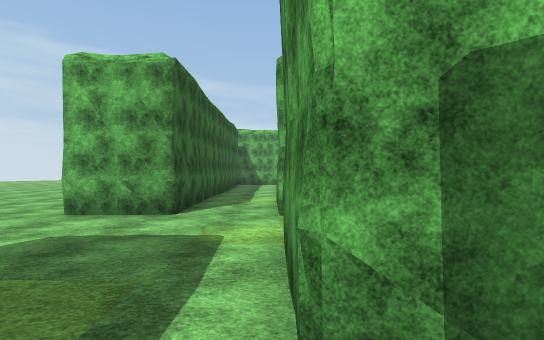
View 1 (above)

24 first-person views from a walk through a 3-D level made in the Unity game engine. The camera is 1.5 m above the floor, looks level and sees 85° across. The floor is counted in squares, 2 m on a side. Each view is taken from the middle of a square. On the plan, view 1 faces up. The plan holds only what a view shows up to about 10 squares ahead; the rest is blank. The place goes on beyond the plan. Some trees and plants on the terrain are drawn as simple stand-ins. The player character is not drawn. Door leaves are left out, so doorways stand open. Some surface patterns are stand-ins.

View 2
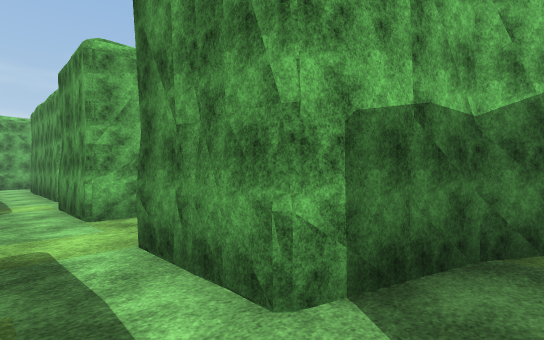

View 3
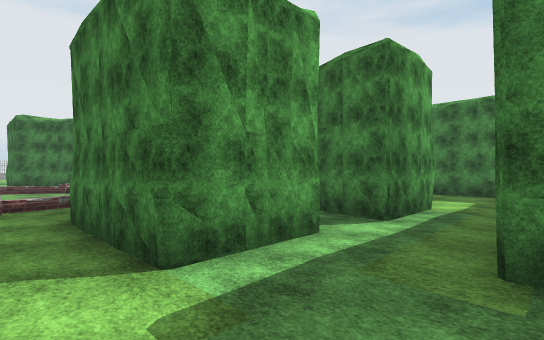

View 4
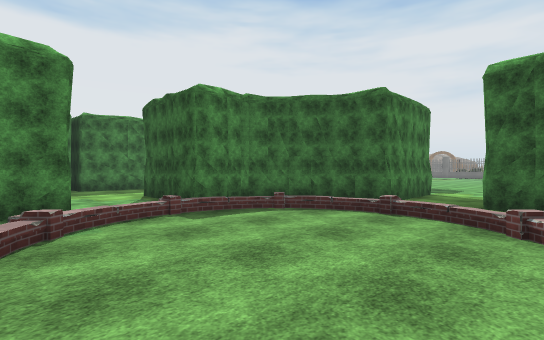

View 5
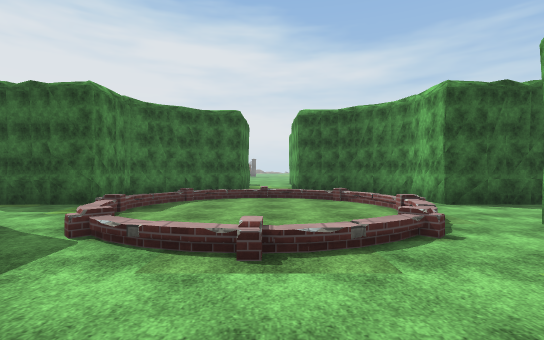

View 6
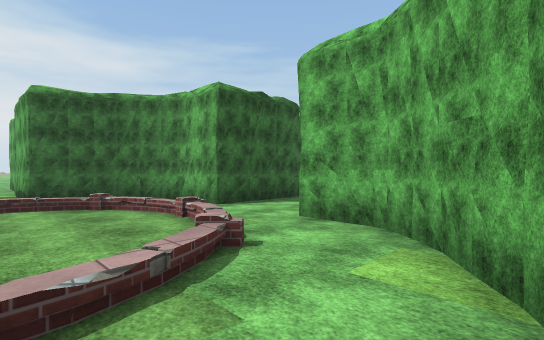

View 7
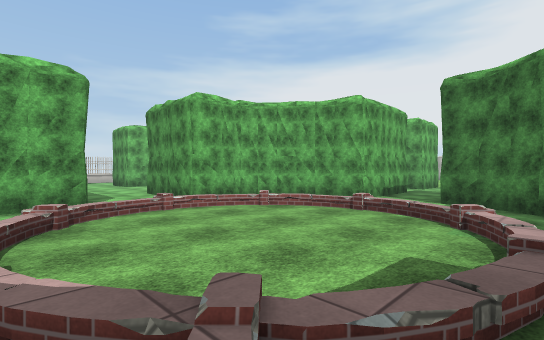

View 8
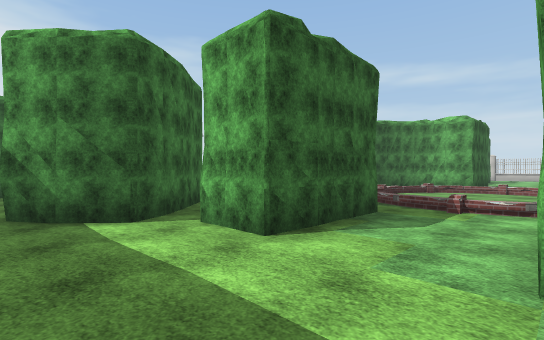

View 9
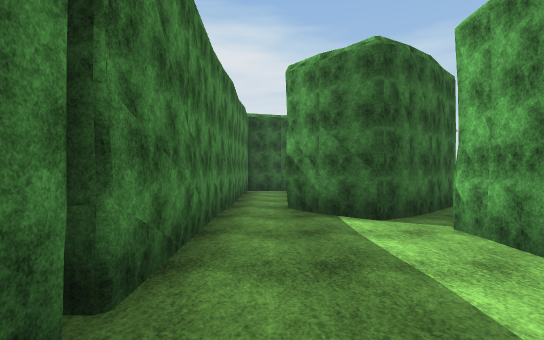

View 10
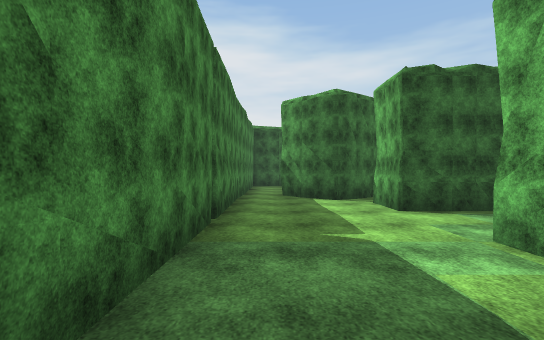

View 11
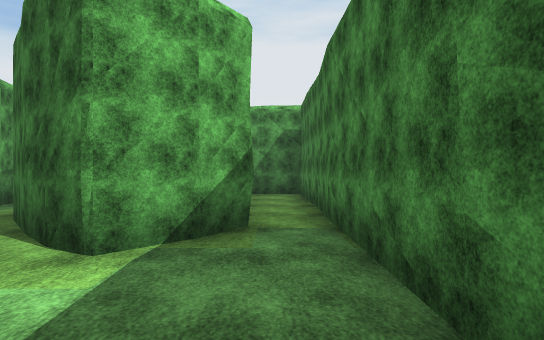

View 12
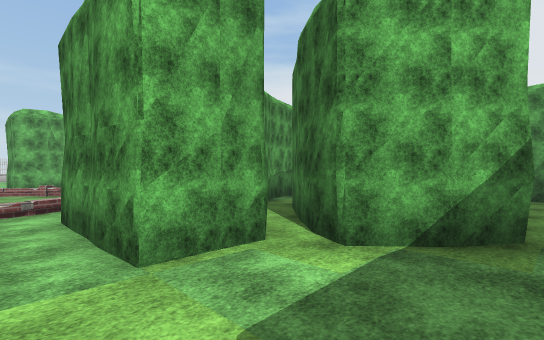

View 13
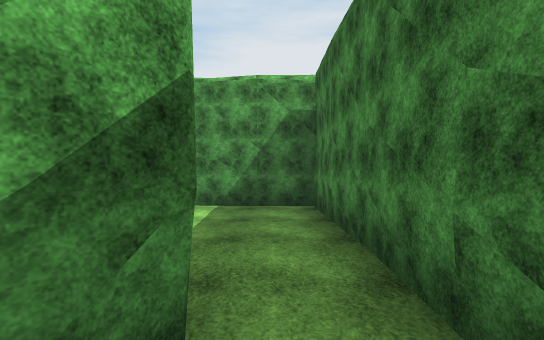

View 14
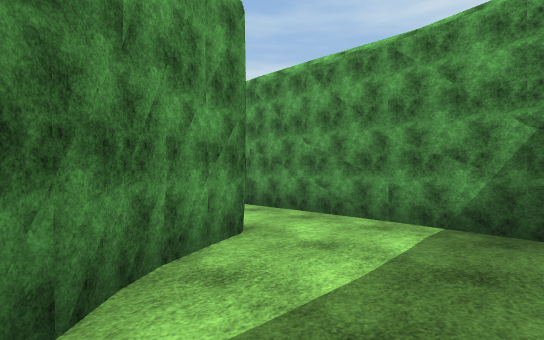

View 15
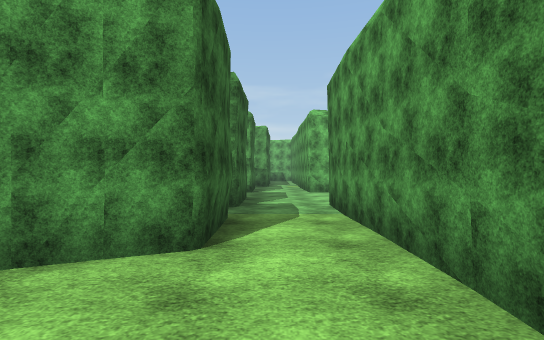

View 16
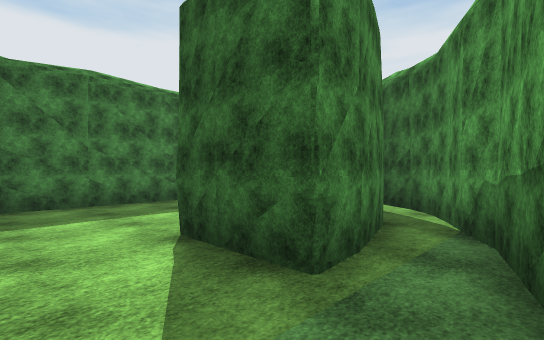

View 17
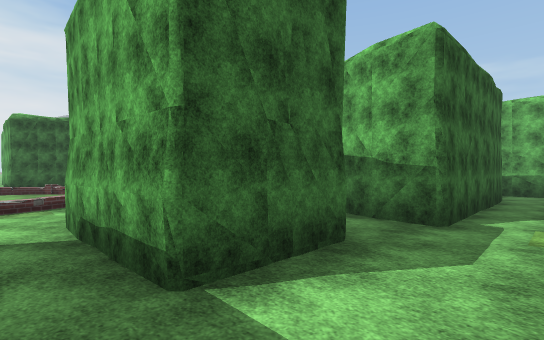

View 18
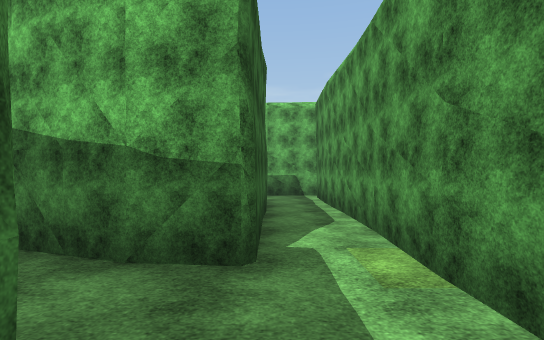

View 19
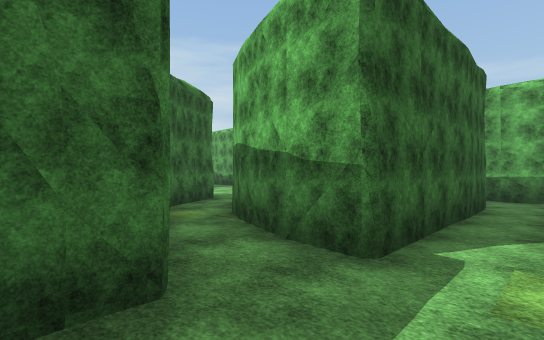

View 20
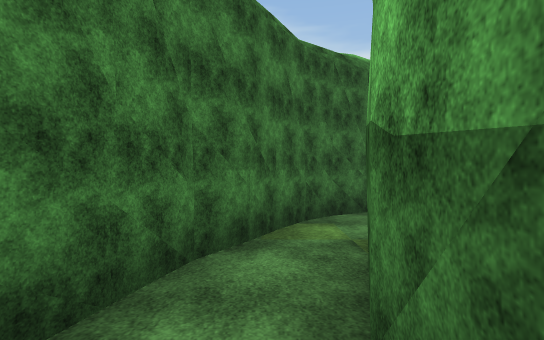

View 21
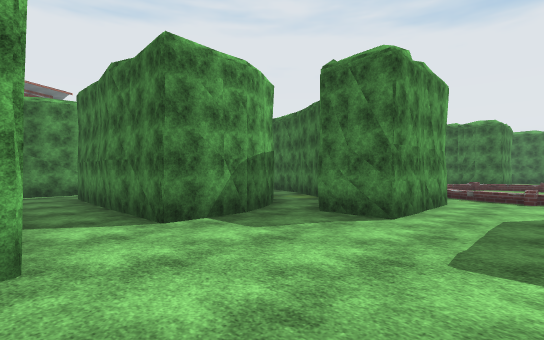

View 22
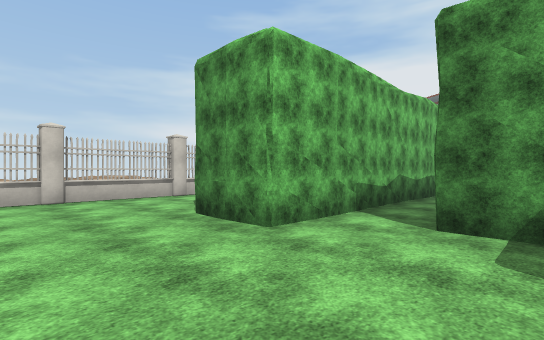

View 23
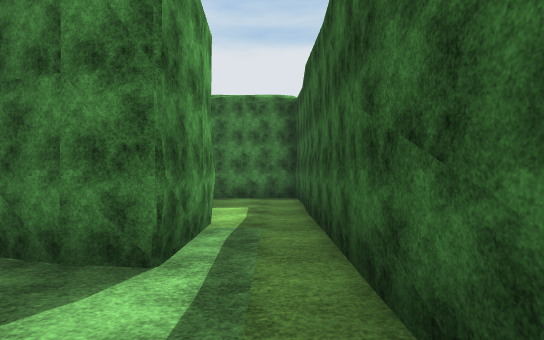

View 24
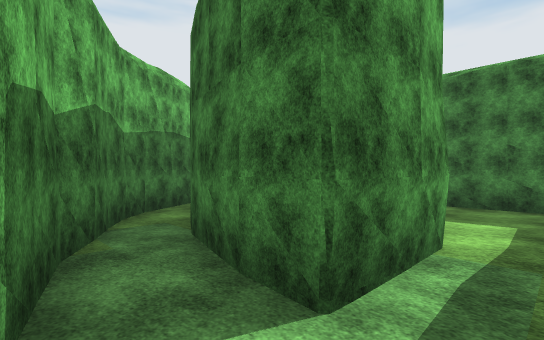

### Floor plan
Key: @ floor where view 1 was taken; # wall or solid block; . floor; / step, stairs or slope; = window, fence, low wall or low ledge; O other object.
Columns run from 8 left of view 1 to 18 right of it. Each row starts with its distance up from view 1.
 20               OOOOOOOOO
 19                .....
 18                .....
 17                ....
 16                ...#
 15                ...#########
 14                ...........#
 13         .#     ....######.#
 12         .#     ....##   #.#
 11         .#     .....#   #.#
 10 ..    #..#    #..##.#   #.#
  9 ..    #..#    #..########.#
  8  ..   #..   ###..####....##
  7   ..  #..#  #......#####.#
  6   ... #.## # .//./..####..
  5    ..##.#### /..../..###..#
  4     .........=..../........
  3      ...####./..../..###..
  2       ..####..=..=/.## #..
  1       #.#####..//...####..#
  0       #.@..####..#####....#
 -1       #.#######..#######..#
 -2       #.#  ####..#######..#
 -3       #..  ##......####...#
 -4       #..  ##......##.....#
 -5       #..................##
 -6       ####################

Positions as (right, up) in squares from view 1, and headings:
1: (0, 0), facing up
2: (-1, 0), facing up-right
3: (-2, 4), facing down-right
4: (10, 6), facing down-left
5: (13, 4), facing left
6: (12, 4), facing up-left
7: (5, 1), facing up-right
8: (9, -5), facing up-left
9: (9, -5), facing left
10: (12, -5), facing left
11: (8, -5), facing right
12: (8, -5), facing up-right
13: (11, -5), facing right
14: (13, -5), facing up-right
15: (16, -5), facing up
16: (17, 1), facing down-left
17: (17, 4), facing up-left
18: (16, 6), facing up
19: (17, 6), facing up-left
20: (16, 8), facing left
21: (7, 15), facing down-right
22: (7, 12), facing up-right
23: (-1, 2), facing down
24: (-1, 1), facing down-right
